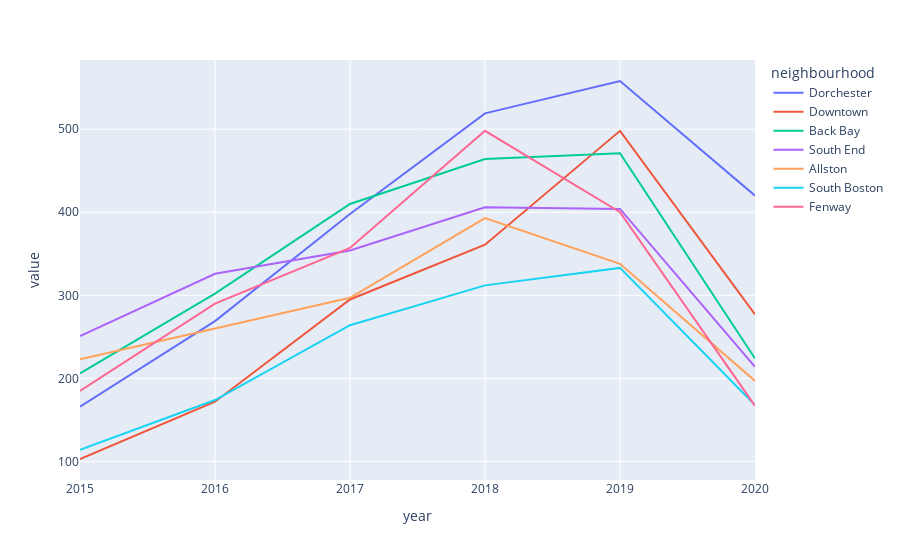

Notebook code cell kept with this figure:
### Code cell
fig = px.line(neighbourhood_data.toPandas(), x="year", y=["number_of_listings"], color='neighbourhood')
fig.show()

### Figure 1 — Plotly figure (JSON) as saved in the notebook; plotly's stock layout.template omitted (floating-point values rounded to 4 significant figures)
{"data": [{"hovertemplate": "neighbourhood=Dorchester<br>variable=number_of_listings<br>year=%{x}<br>value=%{y}<extra></extra>", "legendgroup": "Dorchester", "line": {"color": "#636efa", "dash": "solid"}, "mode": "lines", "name": "Dorchester", "orientation": "v", "showlegend": true, "type": "scatter", "x": [2020, 2019, 2018, 2017, 2016, 2015], "xaxis": "x", "y": [420, 558, 519, 398, 269, 166], "yaxis": "y"}, {"hovertemplate": "neighbourhood=Downtown<br>variable=number_of_listings<br>year=%{x}<br>value=%{y}<extra></extra>", "legendgroup": "Downtown", "line": {"color": "#EF553B", "dash": "solid"}, "mode": "lines", "name": "Downtown", "orientation": "v", "showlegend": true, "type": "scatter", "x": [2020, 2019, 2018, 2017, 2016, 2015], "xaxis": "x", "y": [277, 498, 361, 295, 172, 103], "yaxis": "y"}, {"hovertemplate": "neighbourhood=Back Bay<br>variable=number_of_listings<br>year=%{x}<br>value=%{y}<extra></extra>", "legendgroup": "Back Bay", "line": {"color": "#00cc96", "dash": "solid"}, "mode": "lines", "name": "Back Bay", "orientation": "v", "showlegend": true, "type": "scatter", "x": [2020, 2019, 2018, 2017, 2016, 2015], "xaxis": "x", "y": [224, 471, 464, 410, 302, 206], "yaxis": "y"}, {"hovertemplate": "neighbourhood=South End<br>variable=number_of_listings<br>year=%{x}<br>value=%{y}<extra></extra>", "legendgroup": "South End", "line": {"color": "#ab63fa", "dash": "solid"}, "mode": "lines", "name": "South End", "orientation": "v", "showlegend": true, "type": "scatter", "x": [2020, 2019, 2018, 2017, 2016, 2015], "xaxis": "x", "y": [214, 404, 406, 354, 326, 251], "yaxis": "y"}, {"hovertemplate": "neighbourhood=Allston<br>variable=number_of_listings<br>year=%{x}<br>value=%{y}<extra></extra>", "legendgroup": "Allston", "line": {"color": "#FFA15A", "dash": "solid"}, "mode": "lines", "name": "Allston", "orientation": "v", "showlegend": true, "type": "scatter", "x": [2020, 2019, 2018, 2017, 2016, 2015], "xaxis": "x", "y": [197, 338, 393, 297, 260, 223], "yaxis": "y"}, {"hovertemplate": "neighbourhood=South Boston<br>variable=number_of_listings<br>year=%{x}<br>value=%{y}<extra></extra>", "legendgroup": "South Boston", "line": {"color": "#19d3f3", "dash": "solid"}, "mode": "lines", "name": "South Boston", "orientation": "v", "showlegend": true, "type": "scatter", "x": [2020, 2019, 2018, 2017, 2016, 2015], "xaxis": "x", "y": [168, 333, 312, 264, 174, 114], "yaxis": "y"}, {"hovertemplate": "neighbourhood=Fenway<br>variable=number_of_listings<br>year=%{x}<br>value=%{y}<extra></extra>", "legendgroup": "Fenway", "line": {"color": "#FF6692", "dash": "solid"}, "mode": "lines", "name": "Fenway", "orientation": "v", "showlegend": true, "type": "scatter", "x": [2020, 2019, 2018, 2017, 2016, 2015], "xaxis": "x", "y": [167, 400, 498, 357, 290, 185], "yaxis": "y"}], "layout": {"legend": {"title": {"text": "neighbourhood"}, "tracegroupgap": 0}, "margin": {"t": 60}, "xaxis": {"anchor": "y", "domain": [0, 1], "title": {"text": "year"}}, "yaxis": {"anchor": "x", "domain": [0, 1], "title": {"text": "value"}}}}
